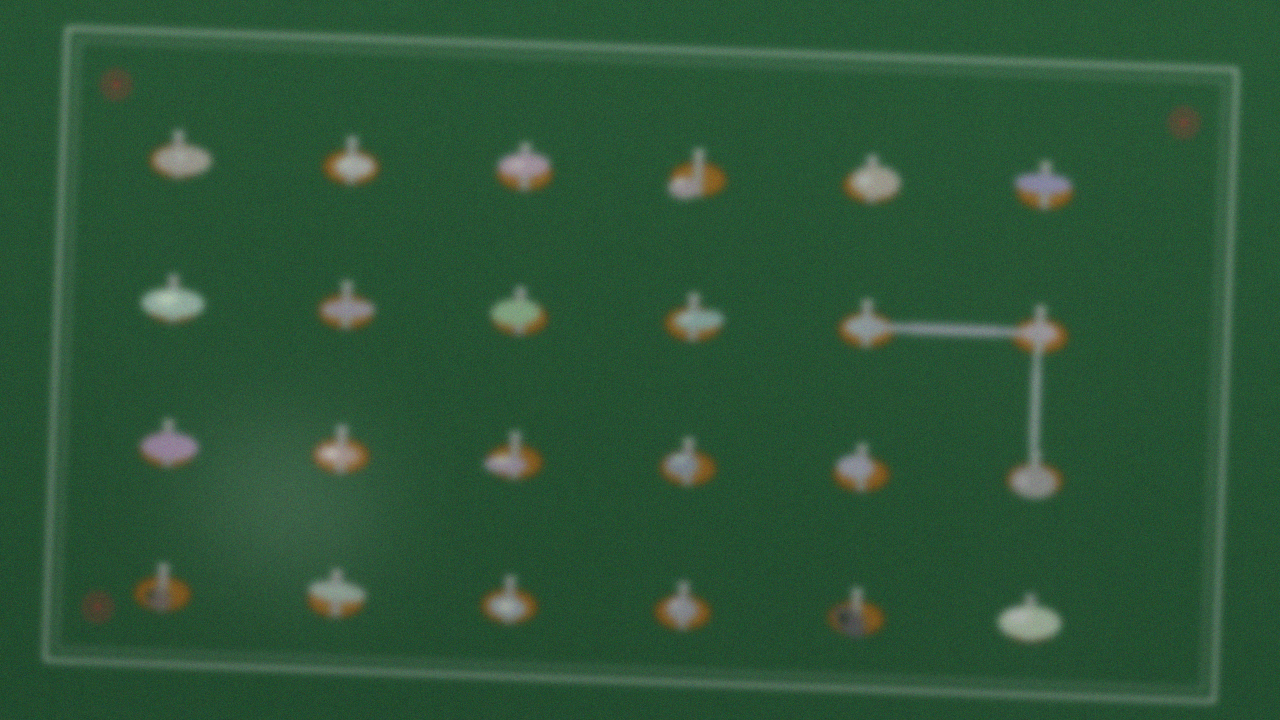
#> input picture tests/samples/board_051.png, 1280 x 720 px
$ python -i preprocess.py   (imports and definitions only)   (older library calls are emulated)
#> lines starting #> are read from the running program, lines starting #| are printed output that depends on the picture
#> further down, picture is the input picture: shape (720, 1280, 3); mean B, G, R 55.2, 84.9, 45
# -*- coding: utf-8 -*-
"""图像预处理与质量门控。

门控的意义：拍摄条件不满足的输入不应进入模型。若把失焦、过曝的图片送进分类器，
模型会给出一个看似正常的高置信度错误结论，比直接返回「请重拍」危害更大。
"""

import cv2
import numpy as np

LAP_THRESHOLD = 60.0
OVEREXPOSE_RATIO = 0.20
DARK_RATIO = 0.15


def read_image(path):
    data = np.fromfile(path, dtype=np.uint8)
    img = cv2.imdecode(data, cv2.IMREAD_COLOR)
    if img is None:
        raise ValueError('无法解码图像: %s' % path)
    return img


def quality_metrics(img):
    gray = cv2.cvtColor(img, cv2.COLOR_BGR2GRAY)
    lap = cv2.Laplacian(gray, cv2.CV_64F).var()
    over = float((gray >= 250).mean())
    dark = float((gray <= 12).mean())
    return {'laplacian_var': float(lap), 'overexposed': over, 'dark': dark,
            'mean_gray': float(gray.mean())}


def gate(img):
    """返回 (通过?, 原因, 指标)。"""
    m = quality_metrics(img)
    if m['laplacian_var'] < LAP_THRESHOLD:
        return False, '图像模糊（拉普拉斯方差 %.1f < %.1f），请稳定后重拍' % (
            m['laplacian_var'], LAP_THRESHOLD), m
    if m['overexposed'] > OVEREXPOSE_RATIO:
        return False, '局部过曝面积 %.0f%%，请避开强反光或改变入射角' % (m['overexposed'] * 100), m
    if m['dark'] > DARK_RATIO:
        return False, '图像过暗，请补光后重拍', m
    return True, 'ok', m


def normalize(img):
    """抑制反光、提升局部对比度，保持尺寸不变。"""
    lab = cv2.cvtColor(img, cv2.COLOR_BGR2LAB)
#> lab: shape (720, 1280, 3); mean of channels 0, 1, 2 83.1, 106.8, 141.2
    l, a, b = cv2.split(lab)
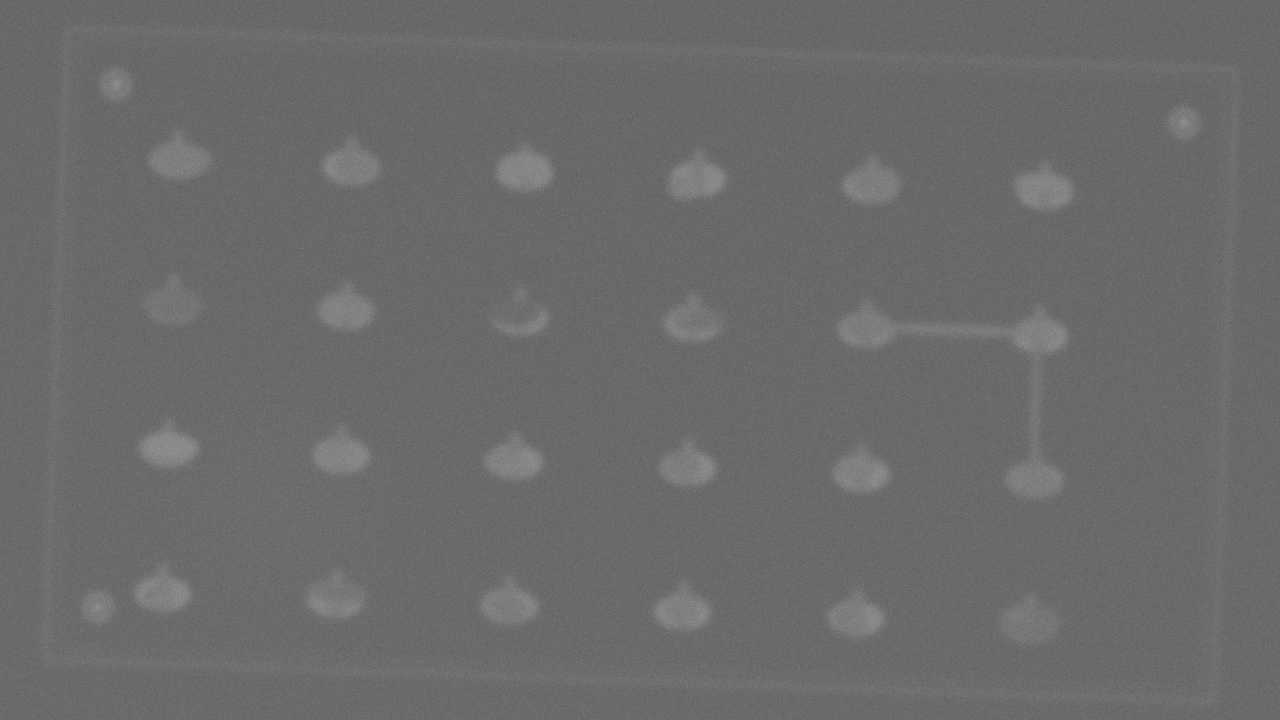
#> a: shape (720, 1280); min 91, max 150, mean 106.8
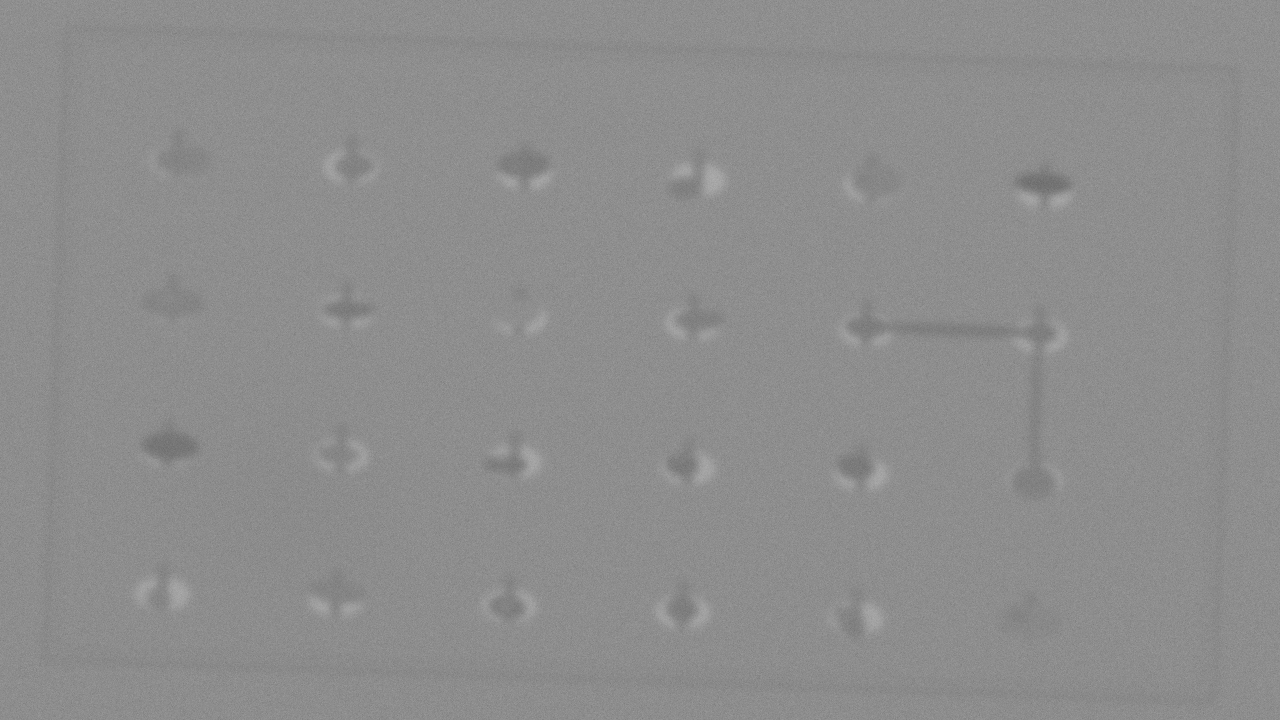
#> b: shape (720, 1280); min 105, max 175, mean 141.2
    clahe = cv2.createCLAHE(clipLimit=2.0, tileGridSize=(8, 8))
    l2 = clahe.apply(l)
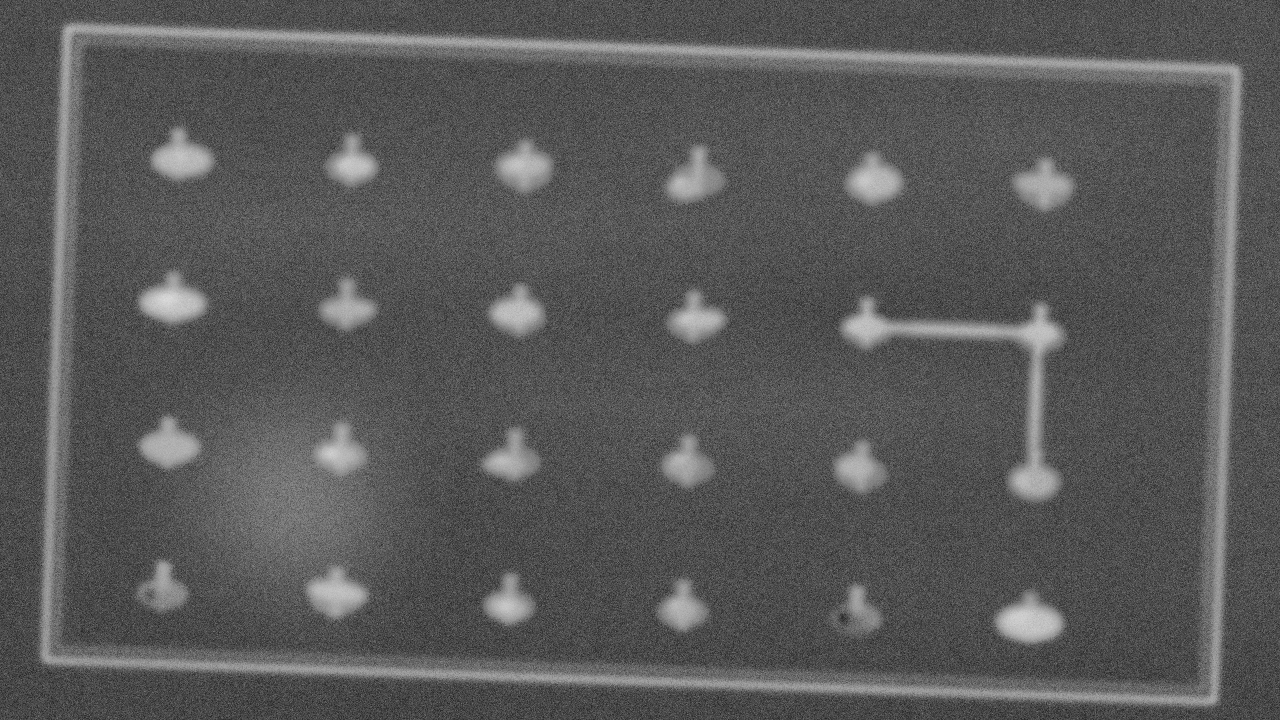
#> l2: shape (720, 1280); min 35, max 219, mean 88.8
    out = cv2.cvtColor(cv2.merge([l2, a, b]), cv2.COLOR_LAB2BGR)
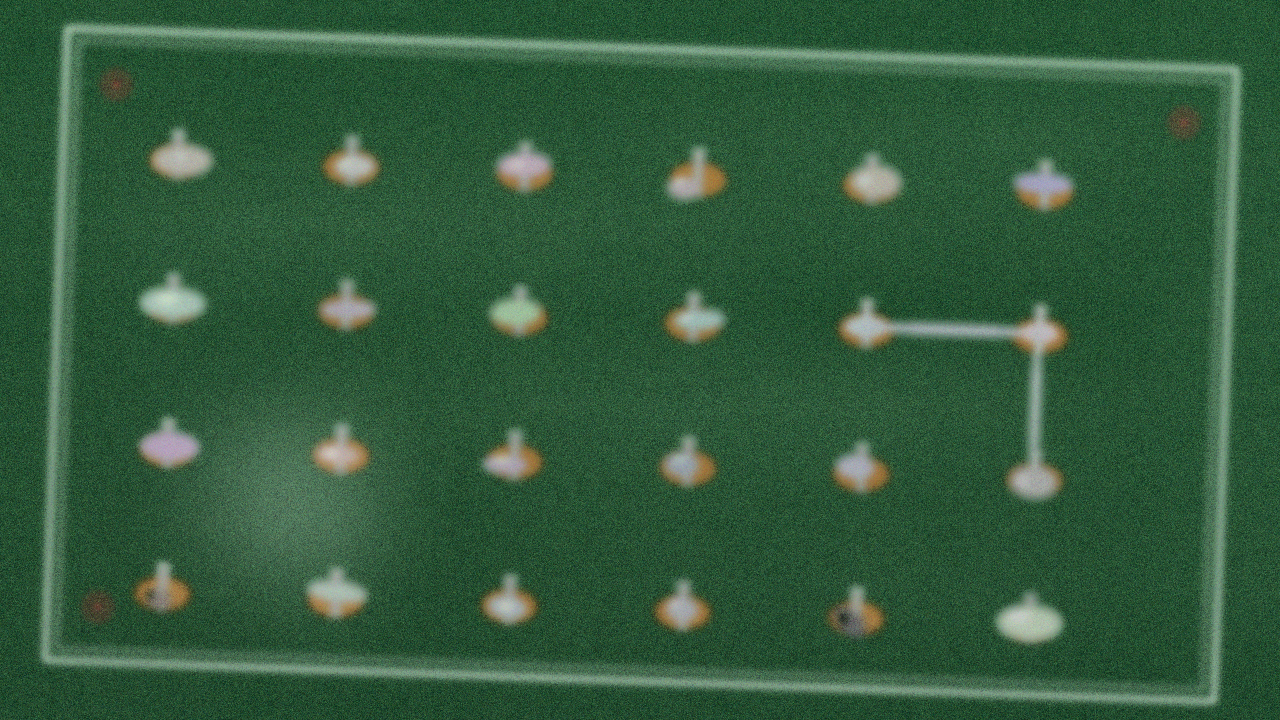
#> out: shape (720, 1280, 3); mean B, G, R 60.6, 90.7, 50.6
    # 高光抑制：对接近饱和的像素做软压缩
    out_f = out.astype(np.float32)
    hi = out_f > 240
#> hi: shape (720, 1280, 3) bool; every value is 0
    out_f[hi] = 240 + (out_f[hi] - 240) * 0.35
    return np.clip(out_f, 0, 255).astype(np.uint8)


def crop_roi(img, cx, cy, half=36, size=128):
    x0, y0 = int(round(cx)) - half, int(round(cy)) - half
    x1, y1 = x0 + 2 * half, y0 + 2 * half
    pad_l, pad_t = max(0, -x0), max(0, -y0)
    pad_r, pad_b = max(0, x1 - img.shape[1]), max(0, y1 - img.shape[0])
    if any([pad_l, pad_t, pad_r, pad_b]):
        img = cv2.copyMakeBorder(img, pad_t, pad_b, pad_l, pad_r, cv2.BORDER_REFLECT)
        x0, x1 = x0 + pad_l, x1 + pad_l
        y0, y1 = y0 + pad_t, y1 + pad_t
    patch = img[y0:y1, x0:x1]
    return cv2.resize(patch, (size, size), interpolation=cv2.INTER_AREA)

>>> import cv2
>>> picture = cv2.imread('../tests/samples/board_051.png')
>>> result = normalize(picture)
